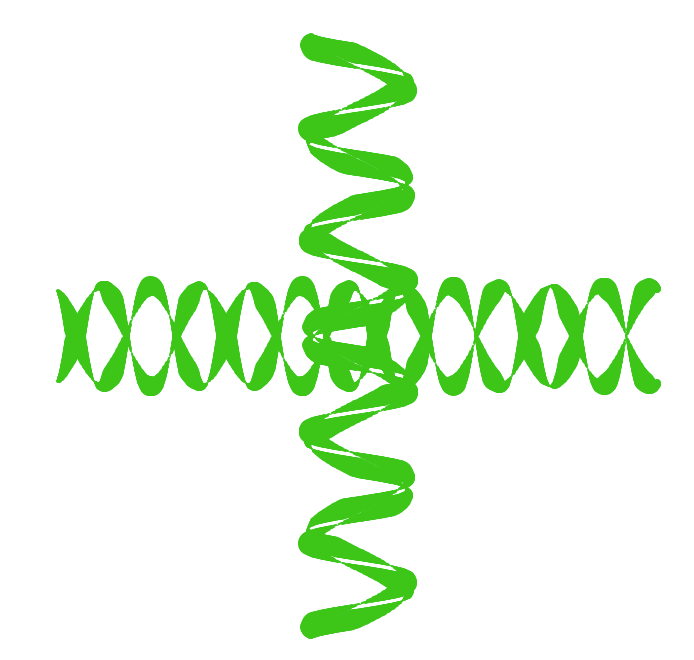

Python code for this plot:
import os
import PIL
from PIL import ImageGrab
from PIL import Image
import turtle
import random
import math

don = turtle.Turtle()

this_dir = os.getcwd()
bounds = (366, 140, 1060, 800)

x_0 = -300
y_0 = 300
width = 3

don.hideturtle()
don.speed(10)
don.pencolor(0.2, 0.8, 0.2)
don.width(width)
don.penup()
don.goto(x_0, 0)

leo = don.clone()
leo.goto(0, x_0)

mike = leo.clone()
mike.goto(-x_0, 0)

raph = mike.clone()
raph.goto(0, -x_0)
# f(x) = Asin(B(x-h))+k    amplitude A    frequency B    phase h

amplitude = 50
frequency = math.pi/50
phase = 2

turtles = [don, mike, leo, raph]
def run():
    crement = 1
    new_width = width
    for x in range(x_0, -1 * x_0):
        y =  amplitude * math.sin((x * frequency) + phase)
        don.goto(x, y)
        leo.goto(-y, x)
        mike.goto(x, -y)
        raph.goto(-y, -x)
        new_width += crement
        for t in turtles:
            t.pendown()
            t.width(new_width)
        if (new_width == 20):
            crement *= -1
        elif (new_width == 1):
            crement *= -1

    img = ImageGrab.grab(bbox=bounds)
    img.save(this_dir + '/tartle02/tart.png', quality=95)




# turtle.listen()
# turtle.onkey(run, 'r')
# turtle.mainloop()
